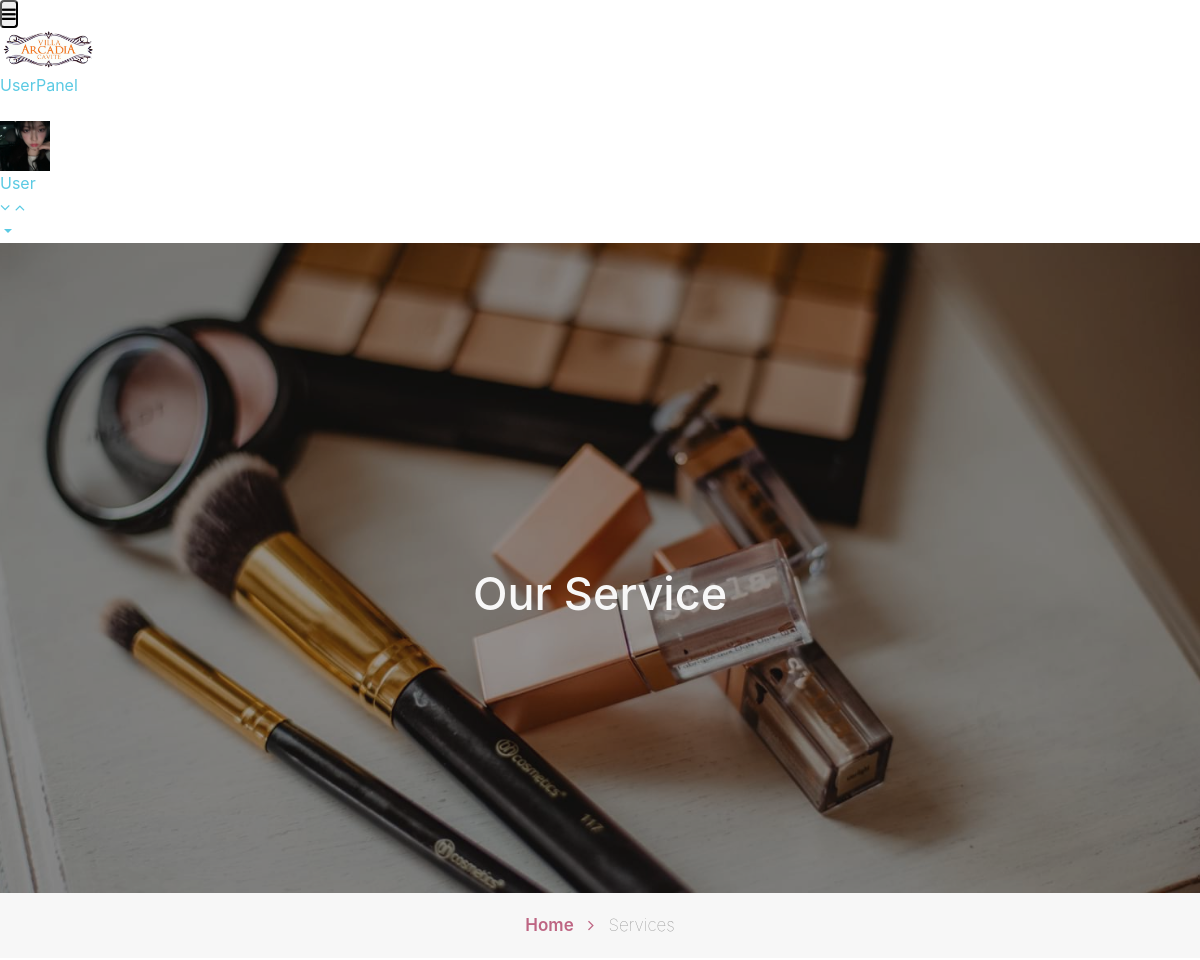
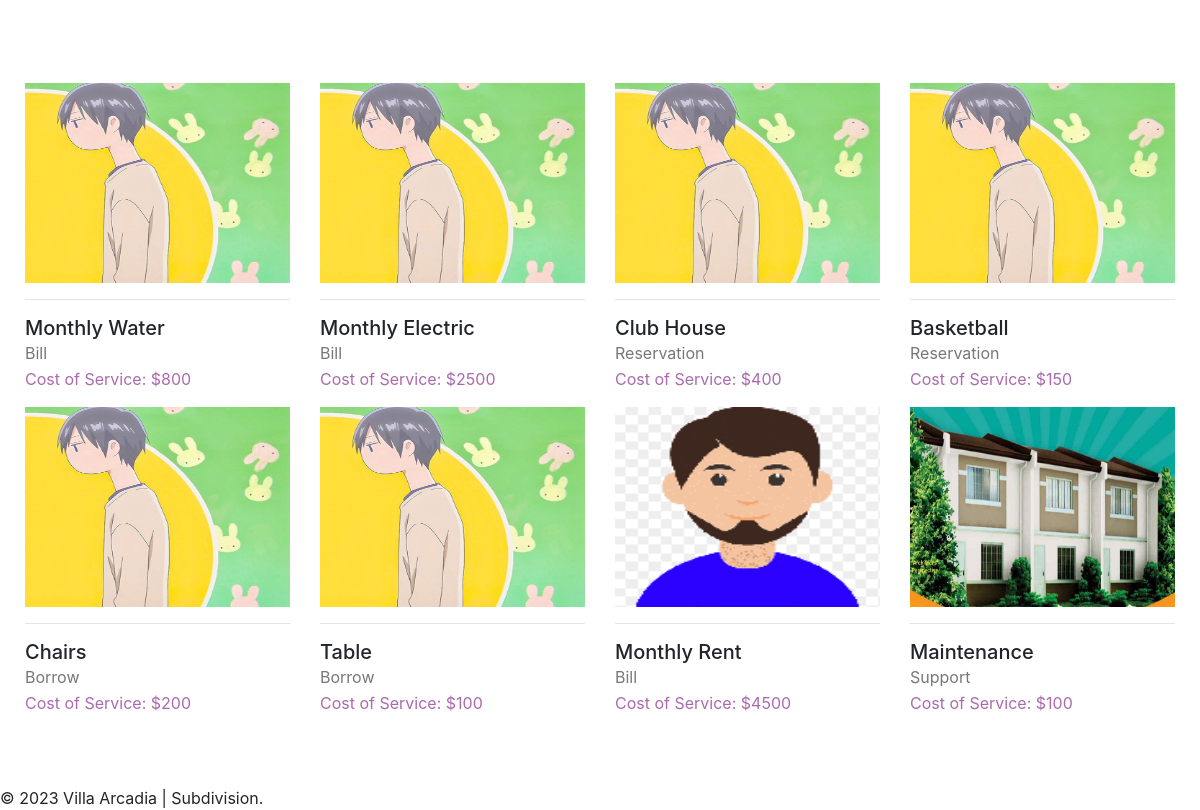
The page /portal/services.php on the database its author committed (2 pictures, top to bottom).
### tables this page shows
CREATE TABLE `tblservices` (
  `ID` int(10) NOT NULL,
  `ServiceName` varchar(200) DEFAULT NULL,
  `ServiceDescription` mediumtext DEFAULT NULL,
  `Cost` int(10) DEFAULT NULL,
  `Image` varchar(200) DEFAULT NULL,
  `CreationDate` timestamp NULL DEFAULT current_timestamp()
);

### portal/services.php (the view, shortened to what this page needs)
<?php
include('includes/dbconnection.php');
  ?>
<!doctype html>
<html lang="en">
  <head>
    <link rel="stylesheet" href="assets/css/style-starter.css">
  </head>
  <body id="home">
<?php include_once('includes/header.php');?>
<section class="w3l-inner-banner-main">
    <div class="about-inner services ">
        <div class="container">
            <div class="main-titles-head text-center">
            <h3 class="header-name ">
                Our Service
            </h3>
        </div>
</div>
</div>
<div class="breadcrumbs-sub">
<div class="container">
<ul class="breadcrumbs-custom-path">
    <li class="right-side propClone"><a href="index.php" class="">Home <span class="fa fa-angle-right" aria-hidden="true"></span></a> <p></li>
    <li class="active ">Services</li>
</ul>
</div>
</div>
</section>
<section class="w3l-recent-work-hobbies" >
    <div class="recent-work ">
        <div class="container">
            <div class="row about-about">
                <?php
$ret=mysqli_query($con,"select * from  tblservices");
while ($row=mysqli_fetch_array($ret)) {
?>
                <div class="col-lg-4 col-md-6 col-sm-6 propClone">
                 <img src="admin/images/<?php echo $row['Image']?>" alt="product" height="200" width="400" class="img-responsive about-me">
                    <div class="about-grids ">
                        <hr>
                        <h5 class="para"><?php  echo $row['ServiceName'];?></h5>
                        <p class="para "><?php  echo $row['ServiceDescription'];?> </p>
                        <p class="para " style="color: #ab6aad;"> Cost of Service: $<?php  echo $row['Cost'];?> </p>
                    </div>
                </div>
                <br><?php
}?>
            </div>
        </div>
    </div>
</section>
<?php include_once('includes/footer.php');?>
</body>
</html>

### portal/includes/header.php (shortened to what this page needs)
<div class="sticky-header header-section ">
      <div class="header-left">
        <button id="showLeftPush"><i class="fa fa-bars"></i></button>
        <div class="logo">
          <a href="#">
            <img src="assets/images/logo.png" width="100px" class="img-responsive ">
            <span>UserPanel</span>
          </a>
        </div>
		<br>
      </div>
      <div class="header-right">
        <div class="profile_details">
          <ul>
            <li class="dropdown profile_details_drop">
              <a href="#" class="dropdown-toggle" data-toggle="dropdown" aria-expanded="false">
                <div class="profile_img">
                  <span class="prfil-img"><img src="assets/images/c1.JPG" alt="" width="50" height="50"> </span>
                  <div class="user-name">
                    <span>User</span>
                  </div>
                  <i class="fa fa-angle-down lnr"></i>
                  <i class="fa fa-angle-up lnr"></i>
                </div>
              </a>
            </li>
          </ul>
        </div>
      </div>
    </div>

### portal/includes/footer.php
<div class="footer">
   <p>&copy; 2023 Villa Arcadia | Subdivision.</p>
</div>

### rows shown on the page
tblservices: Image (picture), ServiceName "Monthly Water", ServiceDescription "Bill", Cost "800"
tblservices: Image (picture), ServiceName "Monthly Electric", ServiceDescription "Bill", Cost "2500"
tblservices: Image (picture), ServiceName "Club House", ServiceDescription "Reservation", Cost "400"
tblservices: Image (picture), ServiceName "Basketball", ServiceDescription "Reservation", Cost "150"
tblservices: Image (picture), ServiceName "Chairs", ServiceDescription "Borrow", Cost "200"
tblservices: Image (picture), ServiceName "Table", ServiceDescription "Borrow", Cost "100"
tblservices: Image (picture), ServiceName "Monthly Rent", ServiceDescription "Bill", Cost "4500"
tblservices: Image (picture), ServiceName "Maintenance", ServiceDescription "Support", Cost "100"
